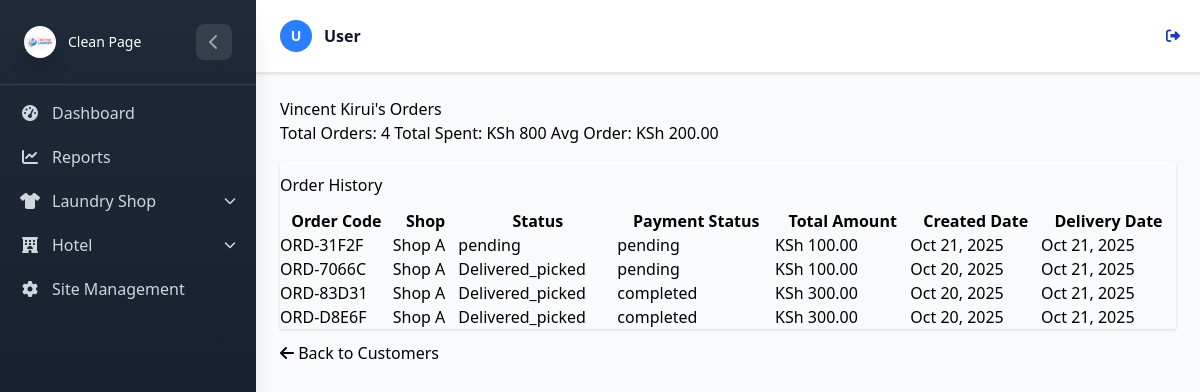
/Laundry/customer/2/orders/ (signed in), run on the app's committed database.
### LaundryApp/models.py (models this page shows, shortened)
class UserProfile(AbstractUser):
    username = None
    email = models.EmailField(unique=True)
    USERNAME_FIELD = 'email'
    REQUIRED_FIELDS = []
    USER_TYPE_CHOICES = (
        ('admin', 'Admin'),
        ('staff', 'Staff'),
    )
    user_type = models.CharField(max_length=20, choices=USER_TYPE_CHOICES, db_index=True)
    objects = CustomUserManager()

class Customer(models.Model):
    name = models.CharField(max_length=200, db_index=True)
    phone = PhoneNumberField(region="KE", unique=True, db_index=True)
    address = models.CharField(max_length=255, default='', blank=True)
    created_by = models.ForeignKey(
    UserProfile,
        on_delete=models.CASCADE,
        null=True
    )

class Order(models.Model):
    customer = models.ForeignKey(
        Customer, on_delete=models.CASCADE, related_name='orders', db_index=True
    )
    uniquecode = models.CharField(max_length=10, unique=True, blank=True, editable=False)
    PAYMENT_TYPE_CHOICES = (
        ('cash', 'Cash'),
        ('mpesa', 'M-Pesa'),
        ('card', 'Credit/Debit Card'),
        ('bank_transfer', 'Bank Transfer'),
        ('other', 'Other'),
    )
    payment_type = models.CharField(max_length=50, choices=PAYMENT_TYPE_CHOICES,
                                    default='pending_payment', blank=True, db_index=True)
    PAYMENT_STATUS_CHOICES = (
        ('pending', 'pending'),
        ('completed', 'complete'),
        ('partial', 'partial'),
    )
    payment_status = models.CharField(max_length=50, choices=PAYMENT_STATUS_CHOICES,
                                      default='pending', blank=True, db_index=True)
    SHOP_CHOICE = (
        ('Shop A', 'Shop A'),
        ('Shop B', 'Shop B'),
    )
    shop = models.CharField(max_length=50, choices=SHOP_CHOICE, db_index=True)
    delivery_date = models.DateField(db_index=True)
    ORDER_STATUS_CHOICES = (
        ('pending', 'Pending'),
        ('Completed', 'Completed'),
        ('Delivered_picked', 'Delivered_picked'),
    )
    order_status = models.CharField(max_length=50, choices=ORDER_STATUS_CHOICES,
                                    default='pending', db_index=True)
    addressdetails = models.TextField(default='', blank=True)
    amount_paid = models.DecimalField(max_digits=12, decimal_places=2, default=0)
    total_price = models.DecimalField(max_digits=12, decimal_places=2, default=0, editable=False)
    balance = models.DecimalField(max_digits=12, decimal_places=2, default=0)
    created_at = models.DateTimeField(auto_now_add=True, db_index=True)
    previous_order_status = models.CharField(max_length=50, blank=True, null=True)
    class Meta:
        verbose_name = "Order"
        verbose_name_plural = "Orders"
        ordering = ['-created_at']
        indexes = [
            models.Index(fields=['order_status']),
            models.Index(fields=['payment_status']),
            models.Index(fields=['delivery_date']),
            models.Index(fields=['shop']),
        ]

### LaundryApp/View/customers.py (the view)
# urls.py: path('customer/<int:pk>/orders/', customers.customer_orders, name='customer_orders'),
@login_required
@shop_required
def customer_orders(request, pk):
    customer = get_object_or_404(Customer, pk=pk)
    if not check_customer_permission(request, customer):
        messages.error(request, "You don't have permission to view this customer's orders.")
        return redirect('laundry:customer_management')
    orders = customer.orders.all()
    orders = apply_order_permissions(orders, request)
    total_orders = orders.count()
    total_spent = orders.aggregate(total=Sum('total_price'))['total'] or 0
    avg_order_value = total_spent / total_orders if total_orders > 0 else 0
    paginator = Paginator(orders, 15)
    page_number = request.GET.get('page')
    try:
        page_obj = paginator.page(page_number)
    except PageNotAnInteger:
        page_obj = paginator.page(1)
    except EmptyPage:
        page_obj = paginator.page(paginator.num_pages)
    context = {
        'customer': customer,
        'orders': page_obj,
        'total_orders': total_orders,
        'total_spent': total_spent,
        'avg_order_value': avg_order_value,
    }
    return render(request, 'Customer/customer_orders.html', context)

### LaundryApp/templates/Customer/customer_orders.html (shortened to what this page needs)
{% extends "base.html" %}
{% block content %}
<div class="container-fluid">
    <div class="d-sm-flex align-items-center justify-content-between mb-4">
        <h1 class="h3 mb-0">{{ customer.name }}'s Orders</h1>
        <div>
            <span class="badge bg-primary">Total Orders: {{ total_orders }}</span>
            <span class="badge bg-success">Total Spent: KSh {{ total_spent }}</span>
            <span class="badge bg-info">Avg Order: KSh {{ avg_order_value|floatformat:2 }}</span>
        </div>
    </div>
    <div class="card shadow">
        <div class="card-header py-3">
            <h6 class="m-0 font-weight-bold text-primary">Order History</h6>
        </div>
        <div class="card-body">
            <div class="table-responsive">
                <table class="table table-bordered" width="100%" cellspacing="0">
                    <thead class="thead-dark">
                        <tr>
                            <th>Order Code</th>
                            <th>Shop</th>
                            <th>Status</th>
                            <th>Payment Status</th>
                            <th>Total Amount</th>
                            <th>Created Date</th>
                            <th>Delivery Date</th>
                        </tr>
                    </thead>
                    <tbody>
                        {% for order in orders %}
                        <tr>
                            <td>{{ order.uniquecode }}</td>
                            <td>{{ order.shop }}</td>
                            <td>
                                <span
                                    class="badge bg-{% if order.order_status == 'Completed' %}success{% elif order.order_status == 'Delivered' %}info{% else %}warning{% endif %}">
                                    {{ order.order_status }}
                                </span>
                            </td>
                            <td>
                                <span
                                    class="badge bg-{% if order.payment_status == 'completed' %}success{% else %}warning{% endif %}">
                                    {{ order.payment_status }}
                                </span>
                            </td>
                            <td>KSh {{ order.total_price }}</td>
                            <td>{{ order.created_at|date:"M d, Y" }}</td>
                            <td>{{ order.delivery_date|date:"M d, Y" }}</td>
                        </tr>
                        {% empty %}
                        <tr>
                            <td colspan="7" class="text-center">No orders found for this customer</td>
                        </tr>
                        {% endfor %}
                    </tbody>
                </table>
            </div>
        </div>
    </div>
    <div class="mt-3">
        <a href="{% url 'laundry:customer_management' %}" class="btn btn-secondary">
            <i class="fas fa-arrow-left"></i> Back to Customers
        </a>
    </div>
</div>
{% endblock %}

### LaundryApp/templates/base.html (shortened to what this page needs)
{% load static tailwind_tags %}
{% load static %}
<!DOCTYPE html>
<html lang="en">
<head>
    {% tailwind_css %}
    <link rel="stylesheet" href="https://cdnjs.cloudflare.com/ajax/libs/font-awesome/6.4.0/css/all.min.css">
    <link rel="stylesheet" href="{% static 'css/dist/styles.css' %}">
</head>
<body class="bg-gray-50 min-h-screen font-sans">
    <div id="sidebar"
        class="sidebar-gradient w-64 fixed top-0 left-0 h-full sidebar-transition z-50 shadow-xl sidebar-mobile-hidden lg:sidebar-mobile-visible">
        <div class="p-4 lg:p-6 border-b border-gray-700">
            <div class="flex items-center justify-between">
                <div class="flex items-center space-x-3">
                    <div class="w-8 h-8 rounded-lg flex items-center justify-center">
                        {% if user.is_authenticated and user.is_superuser %}
                        <div class="rounded-full shadow-xl flex items-center justify-center" style="width:40px;">
                            <img src="{% static 'logos/Clean-page-logo.png' %}" alt="Logo" class=" w-full rounded-full object-contain">
                        </div>
                        {% elif app_type == 'hotel' %}
                        <div class="rounded-full shadow-xl flex items-center justify-center" style="width:40px;">
                            <img src="{% static 'logos/Clean-page-logo.png' %}" alt="Logo" class=" w-full rounded-full object-contain">
                        </div>
                        {% elif app_type == 'laundry' %}
                    <div class="rounded-full shadow-xl flex items-center justify-center" style="width:40px;">
                        <img src="{% static 'logos/Clean-page-logo.png' %}" alt="Logo" class=" w-full rounded-full object-contain">
                    </div>
                        {% else %}
                        <i class="fas fa-building text-white text-sm"></i>
                        {% endif %}
                    </div>
                    <span class="text-white text-sm font-medium sidebar-header-text">
                        {% if user.is_authenticated and user.is_superuser %}
                        <div class="flex items-center space-x-3">
                            <p class="text-white,font-medium font-awesome sidebar-title">Clean Page</p>
                        </div>
                        {% elif app_type == 'hotel' %}
                        Hotel
                        {% elif app_type == 'laundry' %}
                        Clean Page
                        {% else %}
                        Clean Page
                        {% endif %}
                    </span>
                </div>
                {% if user.is_superuser or app_type == 'hotel' or app_type == 'laundry' %}
                <button id="sidebar-toggle" class="sidebar-toggle-btn text-gray-400 hover:text-white lg:flex hidden">
                    <i class="fas fa-chevron-left"></i>
                </button>
                {% endif %}
            </div>
        </div>
        <div class="sidebar-scrollable">
            <nav class="p-2 lg:p-4 space-y-1">
                {% if user.is_authenticated and user.is_superuser %}
                <a href="{% url 'laundry:dashboard' %}"
                    class="flex items-center space-x-3 px-3 py-2 lg:px-4 lg:py-3 text-gray-300 hover:bg-gray-700 hover:text-white rounded-lg transition-colors group"
                    title="Dashboard">
                    <i class="fas fa-tachometer-alt w-5 text-center"></i>
                    <span class="sidebar-text">Dashboard</span>
                </a>
                <a href="{% url 'laundry:laundryapp_dashboard' %}"
                    class="flex items-center space-x-3 px-3 py-2 lg:px-4 lg:py-3 text-gray-300 hover:bg-gray-700 hover:text-white rounded-lg transition-colors group"
                    title="Reports">
                    <i class="fas fa-chart-line w-5 text-center"></i>
                    <span class="sidebar-text">Reports</span>
                </a>
                <div class="dropdown-group" id="laundry-dropdown-group">
                    <div class="dropdown-toggle flex items-center space-x-3 px-3 py-2 lg:px-4 lg:py-3 text-gray-300 hover:bg-gray-700 hover:text-white rounded-lg transition-colors group cursor-pointer"
                        onclick="toggleDropdown('laundry-dropdown', 'laundry')">
                        <i class="fas fa-shirt w-5 text-center"></i>
                        <span class="sidebar-text flex-1">Laundry Shop</span>
                        <i class="fas fa-chevron-down text-xs transition-transform duration-300"></i>
                    </div>
                </div>
                <div class="dropdown-group" id="hotel-dropdown-group">
                    <div class="dropdown-toggle flex items-center space-x-3 px-3 py-2 lg:px-4 lg:py-3 text-gray-300 hover:bg-gray-700 hover:text-white rounded-lg transition-colors group cursor-pointer"
                        onclick="toggleDropdown('hotel-dropdown', 'hotel')">
                        <i class="fas fa-hotel w-5 text-center"></i>
                        <span class="sidebar-text flex-1">Hotel</span>
                        <i class="fas fa-chevron-down text-xs transition-transform duration-300"></i>
                    </div>
                </div>
                <a href="{% url 'laundry:user_management' %}"
                    class="flex items-center space-x-3 px-3 py-2 lg:px-4 lg:py-3 text-gray-300 hover:bg-gray-700 hover:text-white rounded-lg transition-colors group"
                    title="Site Management">
                    <i class="fas fa-cog w-5 text-center"></i>
                    <span class="sidebar-text">Site Management</span>
                </a>
                {% endif %}
            </nav>
        </div>
    </div>
    <div id="main-content"
        class="content-transition min-h-screen content-mobile-full {% if user.is_authenticated %}lg:ml-64{% endif %}">
        <header class="bg-white shadow-sm border-b border-gray-200">
            <div class="flex items-center justify-between px-4 py-3 lg:px-6 lg:py-4">
                <div class="flex items-center space-x-3 p-2">
                    <div class="flex items-center space-x-3">
                        <div class="relative">
                            <div class="w-8 h-8 lg:w-10 lg:h-10 bg-blue-500 rounded-full flex items-center justify-center">
                                <span class="text-white font-semibold text-sm lg:text-base">
                                    {{ user.first_name|first|upper|default:"U" }}
                                </span>
                            </div>
                        </div>
                        <div class="flex flex-col leading-tight">
                            <p class="font-semibold text-gray-900">
                                {{ user.first_name|default:"User" }}
                            </p>
                        </div>
                    </div>
                </div>
                {% if user.is_authenticated %}
                <form method="post" action="{% url 'logout' %}">
                    <button type="submit"
                        class="text-blue-800 hover:text-blue-600 text-sm lg:text-base bg-transparent border-0 cursor-pointer flex items-center">
                        <i class="fas fa-sign-out-alt mr-1"></i>
                    </button>
                </form>
                {% else %}
                <a href="{% url 'login' %}"
                    class="text-blue-800 hover:text-blue-600 text-sm lg:text-base bg-transparent border-0 cursor-pointer flex items-center">
                    <i class="fas fa-sign-in-alt mr-1"></i>
                    <span class="hidden sm:inline">Login</span>
                </a>
                {% endif %}
            </div>
        </header>
        <main class="p-4 lg:p-6">
            {% block content %}{% endblock %}
        </main>
    </div>
</body>
</html>

### data on the page
UserProfile: first_name|first "U", first_name "User"
Customer: name "Vincent Kirui"
Order: uniquecode "ORD-31F2F", shop "Shop A", order_status "pending", payment_status "pending", total_price "100.00", created_at "Oct 21, 2025", delivery_date "Oct 21, 2025"
Order: uniquecode "ORD-7066C", shop "Shop A", order_status "Delivered_picked", payment_status "pending", total_price "100.00", created_at "Oct 20, 2025", delivery_date "Oct 21, 2025"
Order: uniquecode "ORD-83D31", shop "Shop A", order_status "Delivered_picked", payment_status "completed", total_price "300.00", created_at "Oct 20, 2025", delivery_date "Oct 21, 2025"
Order: uniquecode "ORD-D8E6F", shop "Shop A", order_status "Delivered_picked", payment_status "completed", total_price "300.00", created_at "Oct 20, 2025", delivery_date "Oct 21, 2025"

### other printed values
{{ total_orders }} "4"
{{ total_spent }} "800"
{{ avg_order_value|floatformat:2 }} "200.00"
